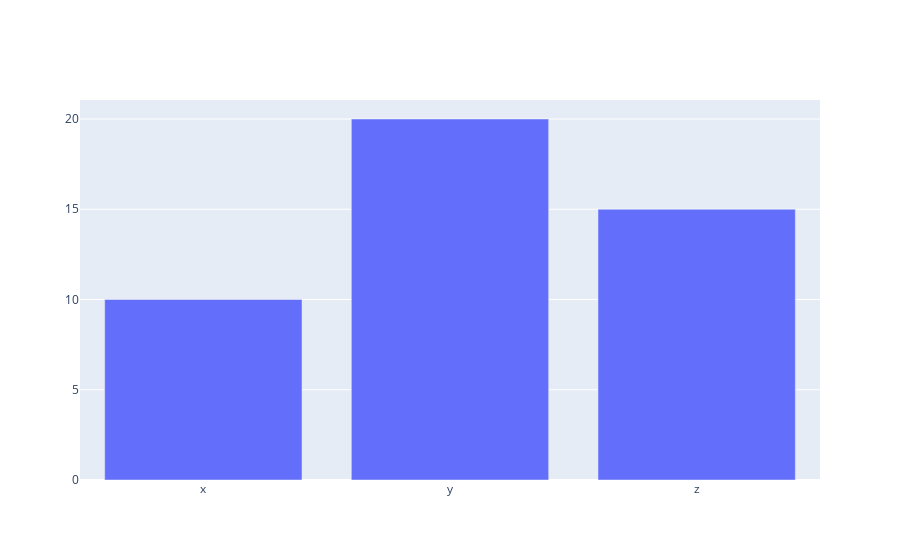

Notebook code for this chart:
### Markdown cell above
- 1 Categorical variable

### Code cell
data = [go.Bar(
            x=['x', 'y', 'z'],
            y=[10, 20, 15])]
iplot(data)

### Figure 1 — Plotly figure (JSON) as saved in the notebook; plotly's stock layout.template omitted (floating-point values rounded to 4 significant figures)
{"data": [{"type": "bar", "x": ["x", "y", "z"], "y": [10, 20, 15]}], "layout": {}}
